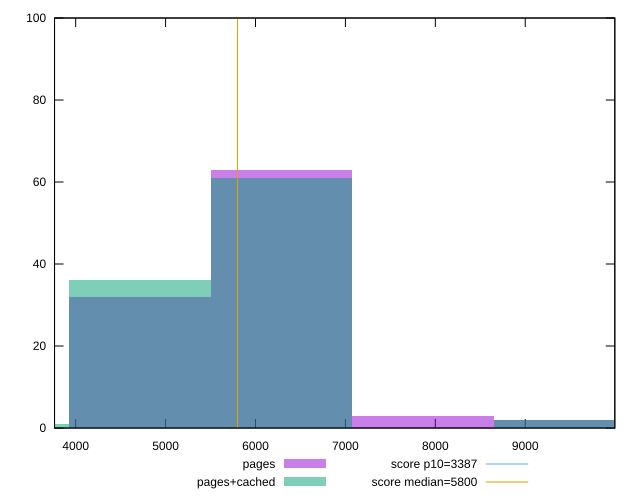

Here is the gnuplot script that generated this plot:
reset

$pages <<EOF
9434.070081097263 2
6289.380054064843 63
4717.0350405486315 32
7861.725067581054 3
EOF

$pagesCached <<EOF
9434.070081097263 2
4717.0350405486315 36
6289.380054064843 61
3144.6900270324213 1
EOF

set key outside below
set boxwidth 1572.3450135162107
set xrange [3764.706040252583:9996.44489854556]
set yrange [0:100]
set trange [0:100]
set style fill transparent solid 0.5 noborder

set parametric
set terminal svg size 640, 500 enhanced background rgb 'white'
set output "report_00019_2021-02-10T18-14-37.922Z//speed-index/comparison/histogram/0_vs_1.svg"

plot $pages title "pages" with boxes, \
     $pagesCached title "pages+cached" with boxes, \
     3387,t title "score p10=3387", \
     5800,t title "score median=5800"

reset
